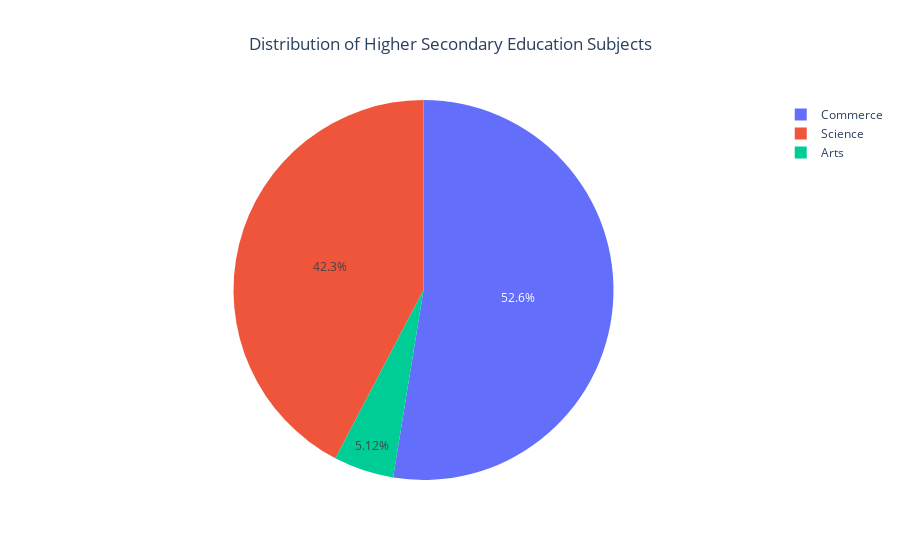

The notebook cell saved with this chart:
### Code cell
fig = px.pie(df,names='hsc_s', title='Distribution of Higher Secondary Education Subjects')
fig.update_layout(title_x=0.5)
fig.show()

### Figure 1 — Plotly figure (JSON) as saved in the notebook; plotly's stock layout.template omitted (floating-point values rounded to 4 significant figures; data arrays with more than 128 entries replaced by an {"elided": "..."} marker saying what was removed)
{"data": [{"domain": {"x": [0, 1], "y": [0, 1]}, "hovertemplate": "hsc_s=%{label}<extra></extra>", "labels": {"elided": "215 str values"}, "legendgroup": "", "name": "", "showlegend": true, "type": "pie"}], "layout": {"legend": {"tracegroupgap": 0}, "title": {"text": "Distribution of Higher Secondary Education Subjects", "x": 0.5}}}
